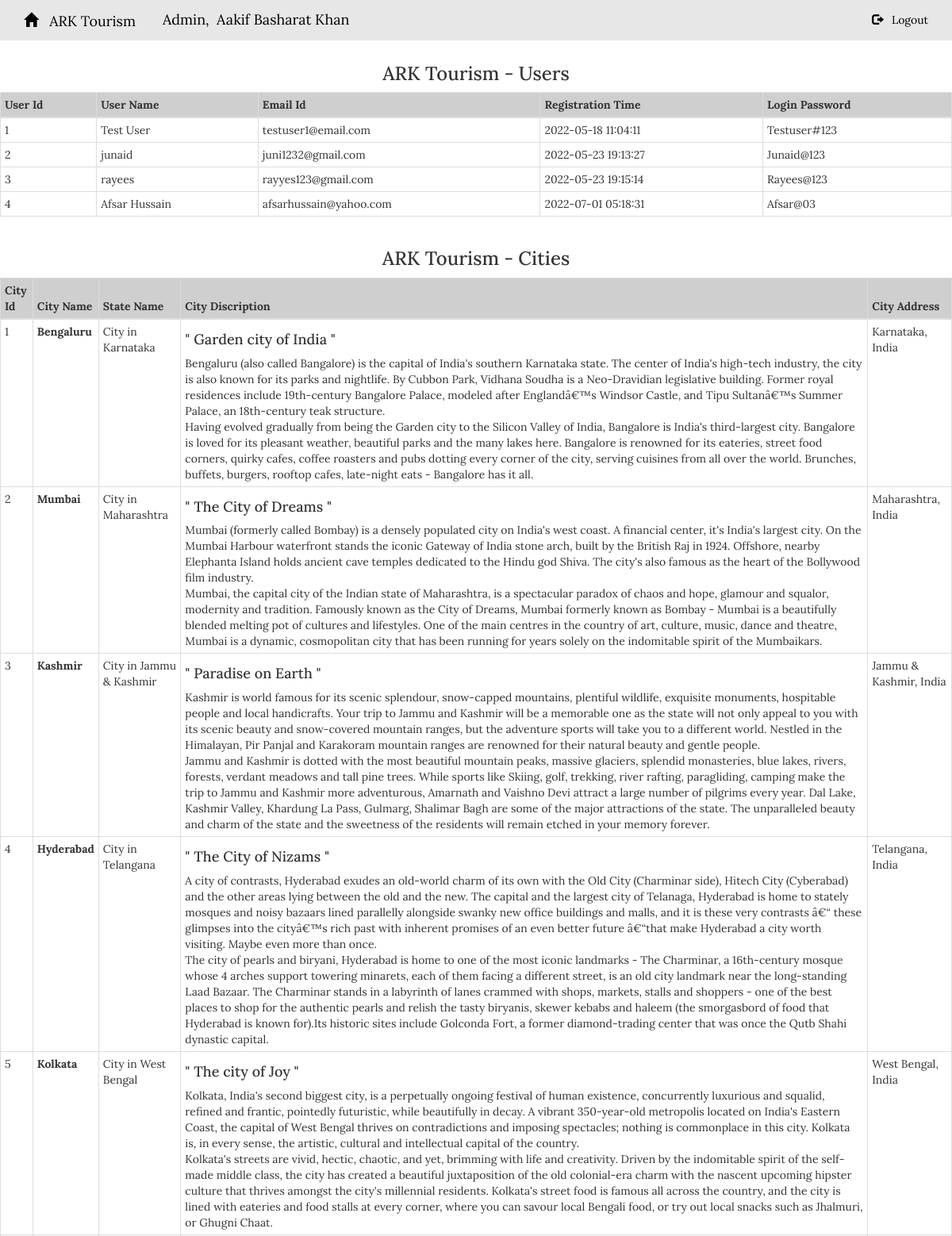
Page /ARK_Tourism/admin_dashboard.php (signed in, upper part) on the committed database.
### tables this page shows
CREATE TABLE `users` (
  `user_id` int(4) NOT NULL,
  `user_name` varchar(30) NOT NULL,
  `email_id` varchar(30) NOT NULL,
  `password` varchar(15) NOT NULL,
  `registration_time` timestamp NOT NULL DEFAULT current_timestamp()
);

CREATE TABLE `city` (
  `city_id` int(4) NOT NULL,
  `city_name` varchar(50) NOT NULL,
  `city_state` varchar(50) NOT NULL,
  `city_desc` varchar(1500) NOT NULL,
  `city_gmap` varchar(1500) NOT NULL,
  `city_address` varchar(100) NOT NULL,
  `city_weather` varchar(1500) NOT NULL,
  `city_images` varchar(1500) NOT NULL
);

### ARK_Tourism/admin_dashboard.php (the view, shortened to what this page needs)
<!DOCTYPE html>
<html lang="en" dir="ltr">
  <head>
    <link rel="stylesheet" href="https://maxcdn.bootstrapcdn.com/bootstrap/3.4.1/css/bootstrap.min.css">
  </head>
  <body onmousedown="return false" onselectstart="return false">
    <?php
        require 'db_connection.php';
        $adminname =  $_SESSION['admin_name'];
        $u_query = "SELECT * FROM users";
        $u_result = mysqli_query($conn, $u_query);
        $c_query = "SELECT * FROM city";
        $c_result = mysqli_query($conn, $c_query);
    ?>
    <nav class="navbar navbar-fixed-top">
            <div class="container">
                <div class="navbar-header">
                    <a href="user_dashboard.php" class="navbar-brand" style="color: black;"><span class="glyphicon glyphicon-home"></span> &nbsp; ARK Tourism &nbsp;&nbsp;&nbsp;</a>
                </div>
                <div>
                    <ul class="nav navbar-nav">
                        <li class="active"><a class="navbar-brand" style="color: black;"> Admin,&nbsp; <?php echo $adminname; ?> </a></li>
                    </ul>
                    <ul class="nav navbar-nav navbar-right">
                        <li> <a href="logout_admin.php" style="color: black;"><span class="glyphicon glyphicon-log-out"></span> &nbsp; Logout</a></li>
                    </ul>
                </div>
            </div>
        </nav>
        <center>
        <div id="container">
          <br><br><br>
            <div class="row">
                <div><h3> ARK Tourism - Users </h3></div>
            </div>
            <table class="table table-condensed table-bordered table-hover">
            <thead style="background-color: #cfcfcf;">
                <tr>
                    <th>User Id</th>
                    <th>User Name</th>
                    <th>Email Id</th>
                    <th>Registration Time</th>
                    <th>Login Password</th>
                </tr>
            </thead>
            <tbody>
                <?php while ($u_row = mysqli_fetch_array($u_result)) { ?>
                <tr>
                    <td><?php echo $u_row['user_id']; ?></td>
                    <td><?php echo $u_row['user_name']; ?></td>
                    <td><?php echo $u_row['email_id']; ?></td>
                    <td><?php echo $u_row['registration_time']; ?></td>
                    <td><?php echo $u_row['password']; ?></td>
                </tr>
                <?php } ?>
            </tbody>
            </table>
            <div class="row">
                <div><h3> ARK Tourism - Cities </h3></div>
            </div>
            <table class="table table-condensed table-bordered table-hover">
            <thead style="background-color: #cfcfcf;">
                <tr>
                    <th>City Id</th>
                    <th>City Name</th>
                    <th>State Name</th>
                    <th>City Discription</th>
                    <th>City Address</th>
                </tr>
            </thead>
            <tbody>
                <?php while ($c_row = mysqli_fetch_array($c_result)) { ?>
                <tr>
                    <td><?php echo $c_row['city_id']; ?></td>
                    <td><?php echo $c_row['city_name']; ?></td>
                    <td><?php echo $c_row['city_state']; ?></td>
                    <td><?php echo $c_row['city_desc']; ?></td>
                    <td><?php echo $c_row['city_address']; ?></td>
                </tr>
                <?php } ?>
            </tbody>
            </table>
        </div>
    </center>
  </body>
</html>

### ARK_Tourism/admin_dashboard.php (style rules this page uses)
body { font-family: 'Lora', serif; }
.navbar { background-color: #E7E7E7; }
#container { max-width: 1350px; }

### rows in the picture
users: user_id "1", user_name "Test User", email "testuser1@email.com", registration_time "2022-05-18 11:04:11", password "Testuser#123"
users: user_id "2", user_name "junaid", email "juni1232@gmail.com", registration_time "2022-05-23 19:13:27", password "Junaid@123"
users: user_id "3", user_name "rayees", email "rayyes123@gmail.com", registration_time "2022-05-23 19:15:14", password "Rayees@123"
users: user_id "4", user_name "Afsar Hussain", email "afsarhussain@yahoo.com", registration_time "2022-07-01 05:18:31", password "Afsar@03"
city: city_id "1", city_name "Bengaluru", city_state "City in Karnataka", city_desc "\" Garden city of India \" Bengaluru (also called Bangalore) is the capital of India's southern Karnataka state. The center of India's high-tech industry, the city is also known for its parks and nightlife. By Cubbon Park, Vidhana Soudha is a Neo-Dravidian legislative building. Former royal residences include 19th-century Bangalore Palace, modeled after Englandâ€™s Windsor Castle, and Tipu Sultanâ€™s Summer Palace, an 18th-century teak structure. Having evolved gradually from being the Garden city to the Silicon Valley of India, Bangalore is India's third-largest city. Bangalore is loved for its pleasant weather, beautiful parks and the many lakes here. Bangalore is renowned for its eateries,…", city_address "Karnataka, India"
city: city_id "2", city_name "Mumbai", city_state "City in Maharashtra", city_desc "\" The City of Dreams \" Mumbai (formerly called Bombay) is a densely populated city on India's west coast. A financial center, it's India's largest city. On the Mumbai Harbour waterfront stands the iconic Gateway of India stone arch, built by the British Raj in 1924. Offshore, nearby Elephanta Island holds ancient cave temples dedicated to the Hindu god Shiva. The city's also famous as the heart of the Bollywood film industry. Mumbai, the capital city of the Indian state of Maharashtra, is a spectacular paradox of chaos and hope, glamour and squalor, modernity and tradition. Famously known as the City of Dreams, Mumbai formerly known as Bombay - Mumbai is a beautifully blended melting pot of…", city_address "Maharashtra, India"
city: city_id "3", city_name "Kashmir", city_state "City in Jammu & Kashmir", city_desc "\" Paradise on Earth \" Kashmir is world famous for its scenic splendour, snow-capped mountains, plentiful wildlife, exquisite monuments, hospitable people and local handicrafts. Your trip to Jammu and Kashmir will be a memorable one as the state will not only appeal to you with its scenic beauty and snow-covered mountain ranges, but the adventure sports will take you to a different world. Nestled in the Himalayan, Pir Panjal and Karakoram mountain ranges are renowned for their natural beauty and gentle people. Jammu and Kashmir is dotted with the most beautiful mountain peaks, massive glaciers, splendid monasteries, blue lakes, rivers, forests, verdant meadows and tall pine trees. While…", city_address "Jammu & Kashmir, India"
city: city_id "4", city_name "Hyderabad", city_state "City in Telangana", city_desc "\" The City of Nizams \" A city of contrasts, Hyderabad exudes an old-world charm of its own with the Old City (Charminar side), Hitech City (Cyberabad) and the other areas lying between the old and the new. The capital and the largest city of Telanaga, Hyderabad is home to stately mosques and noisy bazaars lined parallelly alongside swanky new office buildings and malls, and it is these very contrasts â€“ these glimpses into the cityâ€™s rich past with inherent promises of an even better future â€“that make Hyderabad a city worth visiting. Maybe even more than once. The city of pearls and biryani, Hyderabad is home to one of the most iconic landmarks - The Charminar, a 16th-century mosque…", city_address "Telangana, India"
city: city_id "5", city_name "Kolkata", city_state "City in West Bengal", city_desc "\" The city of Joy \" Kolkata, India's second biggest city, is a perpetually ongoing festival of human existence, concurrently luxurious and squalid, refined and frantic, pointedly futuristic, while beautifully in decay. A vibrant 350-year-old metropolis located on India's Eastern Coast, the capital of West Bengal thrives on contradictions and imposing spectacles; nothing is commonplace in this city. Kolkata is, in every sense, the artistic, cultural and intellectual capital of the country. Kolkata's streets are vivid, hectic, chaotic, and yet, brimming with life and creativity. Driven by the indomitable spirit of the self-made middle class, the city has created a beautiful juxtaposition of…", city_address "West Bengal, India"

### other values in the picture
$adminname "Aakif Basharat Khan"
